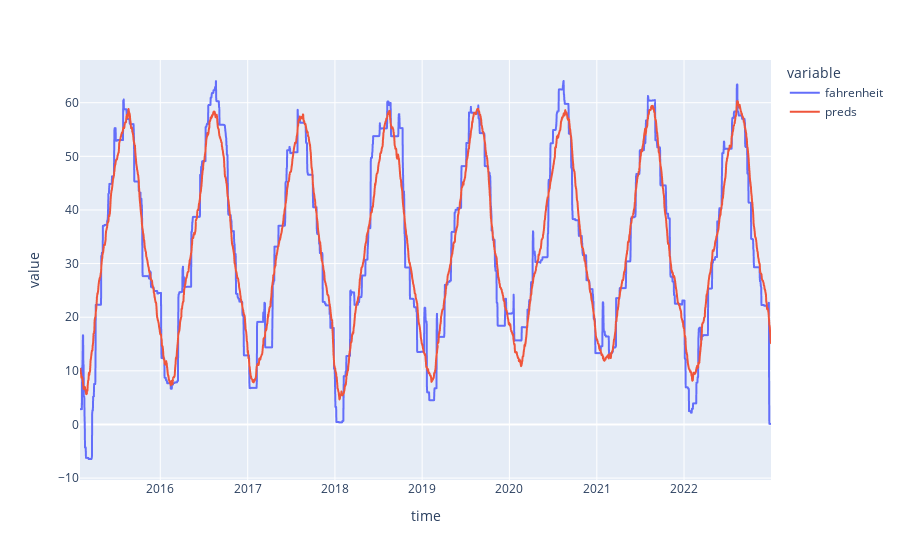

Here is the notebook cell this chart was saved with:
### Code cell
# Assess temporal performance
df_train_processed, df_validate_processed = preprocess_data(df_train, df_validate, rolling=True, window=WINDOW)
plot_temporal_results(pd.concat([df_train_processed, df_validate_processed]), model, scaler)

### Figure 1 — Plotly figure (JSON) as saved in the notebook; plotly's stock layout.template omitted (floating-point values rounded to 4 significant figures; data arrays with more than 128 entries replaced by an {"elided": "..."} marker saying what was removed)
{"data": [{"hovertemplate": "variable=fahrenheit<br>time=%{x}<br>value=%{y}<extra></extra>", "legendgroup": "fahrenheit", "line": {"color": "#636efa", "dash": "solid"}, "marker": {"symbol": "circle"}, "mode": "lines", "name": "fahrenheit", "showlegend": true, "type": "scattergl", "x": {"elided": "2849 str values"}, "xaxis": "x", "y": {"elided": "2849 float values"}, "yaxis": "y"}, {"hovertemplate": "variable=preds<br>time=%{x}<br>value=%{y}<extra></extra>", "legendgroup": "preds", "line": {"color": "#EF553B", "dash": "solid"}, "marker": {"symbol": "circle"}, "mode": "lines", "name": "preds", "showlegend": true, "type": "scattergl", "x": {"elided": "2849 str values"}, "xaxis": "x", "y": {"elided": "2849 float values"}, "yaxis": "y"}], "layout": {"legend": {"title": {"text": "variable"}, "tracegroupgap": 0}, "margin": {"t": 60}, "xaxis": {"anchor": "y", "domain": [0, 1], "title": {"text": "time"}}, "yaxis": {"anchor": "x", "domain": [0, 1], "title": {"text": "value"}}}}
